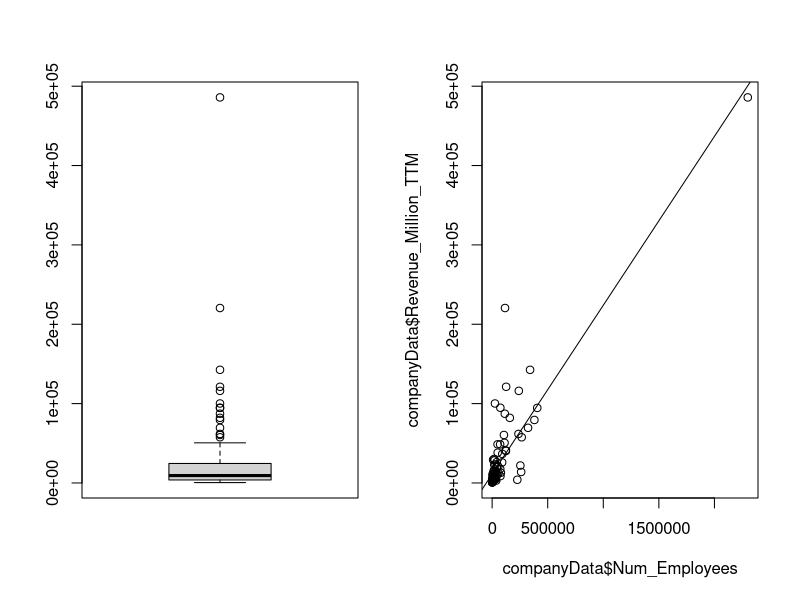
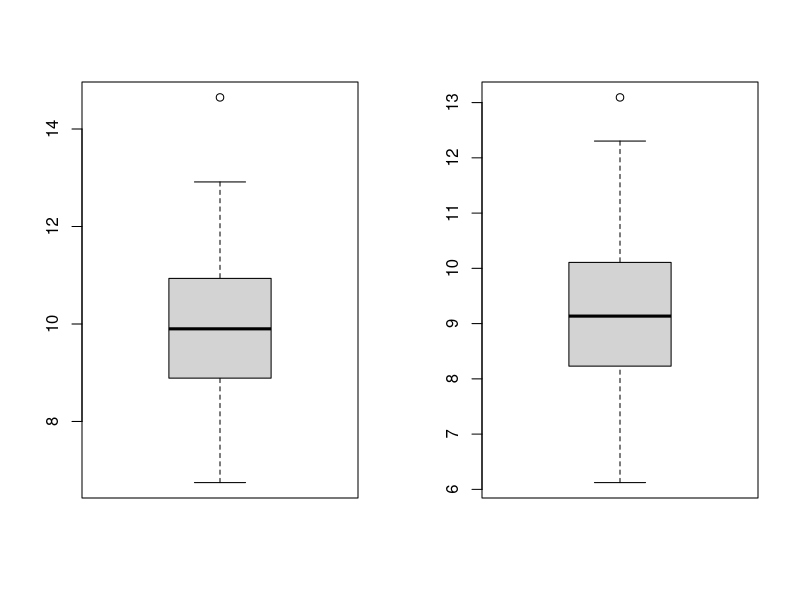
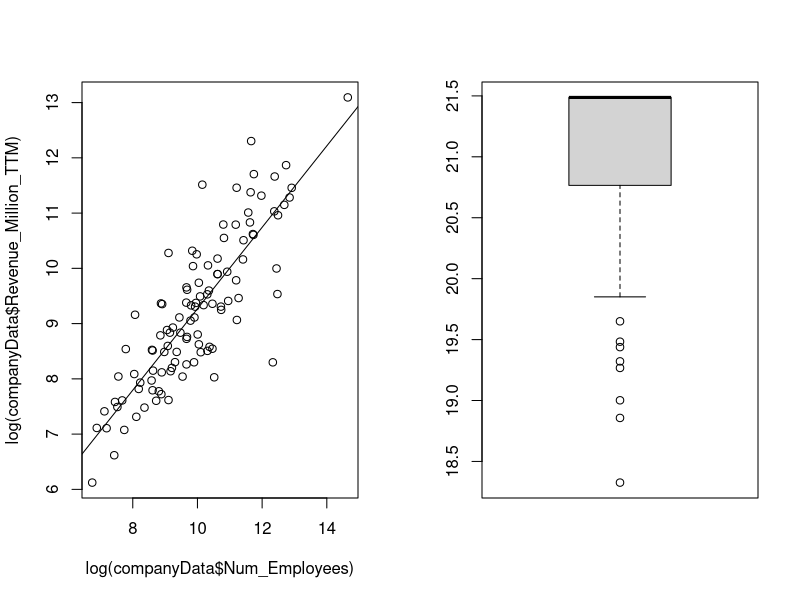
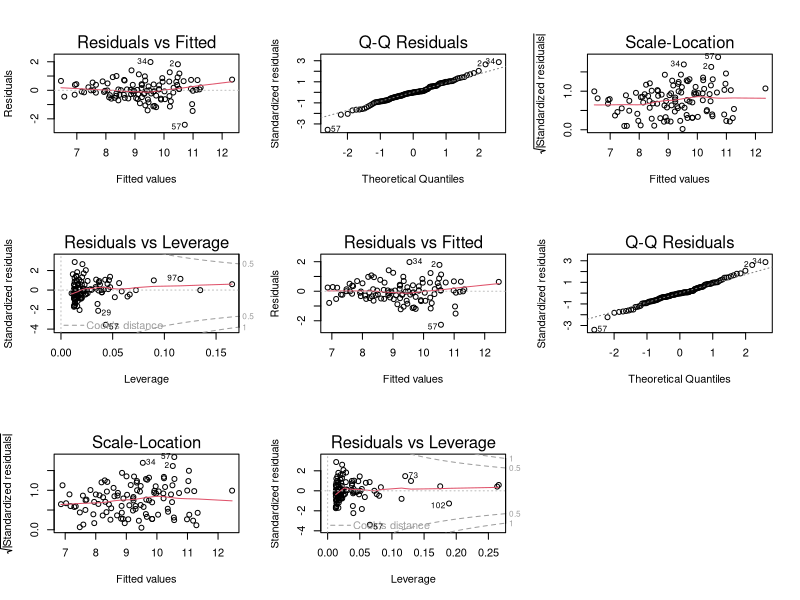

The R script that drew these images, in order:
# Company - employee - revenue analysis
# Revenue (response), #Employee (predictor)

setwd("/Users/pjaiswal/Desktop/Project")

companyData <- read.table("2017_us_company_data.tsv", header = TRUE, sep='\t')

par(mfrow=c(1,2))
boxplot(companyData$Revenue_Million_TTM)
plot(companyData$Num_Employees,companyData$Revenue_Million_TTM)
cor.test(companyData$Num_Employees,companyData$Revenue_Million_TTM)
revenue_lm <- lm(Revenue_Million_TTM ~ Num_Employees, companyData)
summary(revenue_lm)
abline(revenue_lm)


# Using log transformation to reduce the residual st. error
boxplot(log(companyData$Num_Employees))
boxplot(log(companyData$Revenue_Million_TTM))
cor.test(log(companyData$Num_Employees),log(companyData$Revenue_Million_TTM))
plot(log(companyData$Num_Employees),log(companyData$Revenue_Million_TTM))
revenue_lm2 <- lm(log(Revenue_Million_TTM) ~ log(Num_Employees), companyData)
abline(revenue_lm2)
summary(revenue_lm2)

# including expanse in model
boxplot(log(companyData$expanse_million))
revenue_lm3 <- lm(log(Revenue_Million_TTM) ~ log(Num_Employees)+log(expanse_million), companyData)
summary(revenue_lm3)

par(mfrow=c(3,3))
plot(revenue_lm3)

# interaction term
revenue_lm4 <- lm(log(Revenue_Million_TTM) ~ log(Num_Employees)+log(expanse_million) + log(Num_Employees) * log(expanse_million), companyData)
summary(revenue_lm4)
plot(revenue_lm4)

